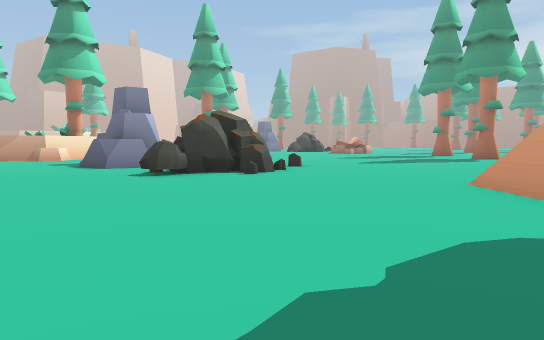
[1] (above)

23 first-person views from a walk through a Unity game level. The camera is 1.4 m above the floor, tilts 4° down and sees 70° across. The floor is counted in squares, 2 m on a side. Each view is taken from the middle of a square. On the plan, view 1 faces up. The plan holds only what a view shows up to about 11 squares ahead; the rest is blank. The place goes on beyond the plan. The player character is not drawn. Some surface patterns are stand-ins.

[2]
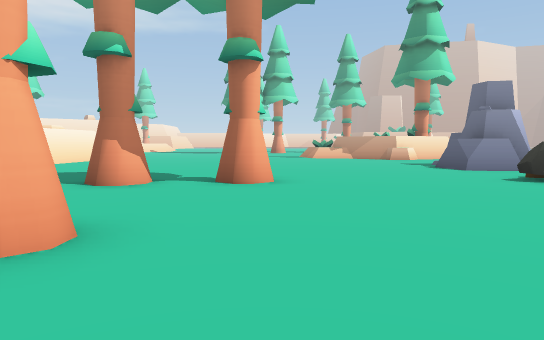

[3]
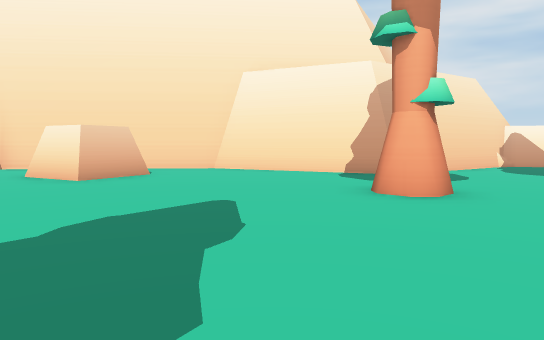

[4]
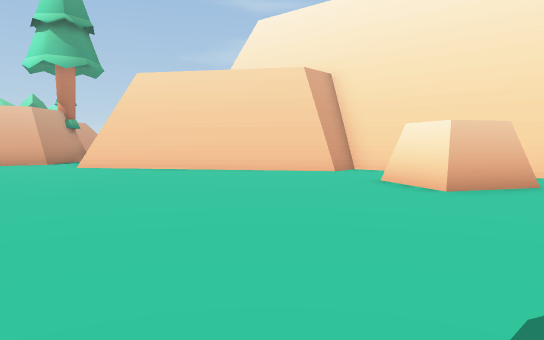

[5]
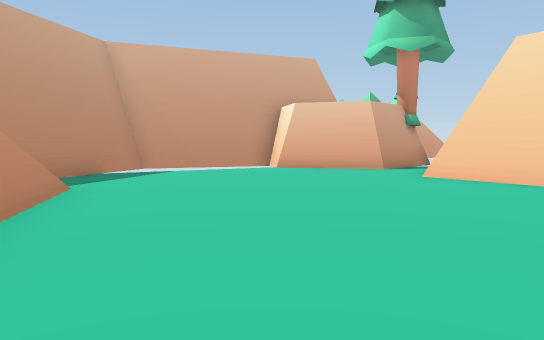

[6]
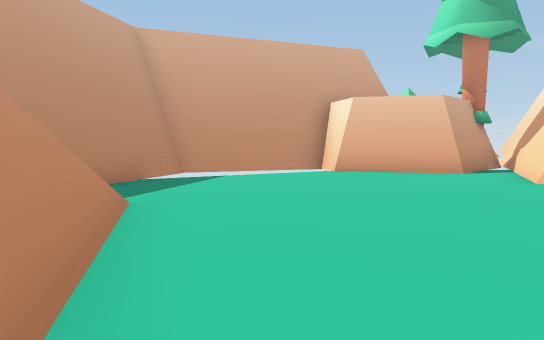

[7]
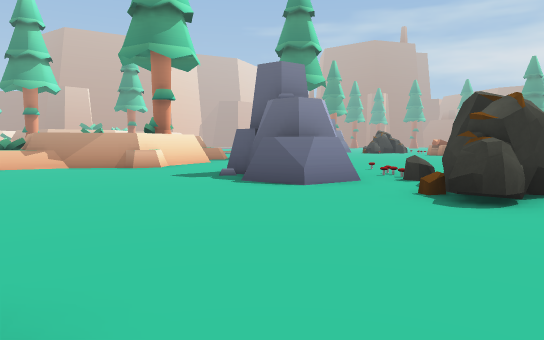

[8]
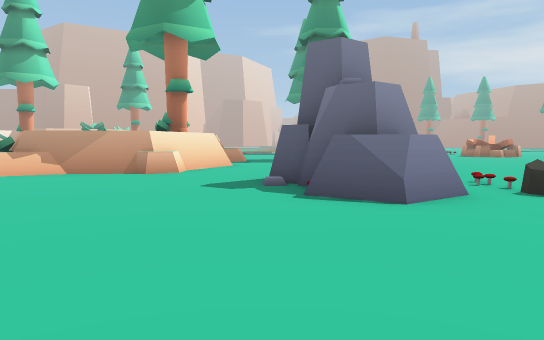

[9]
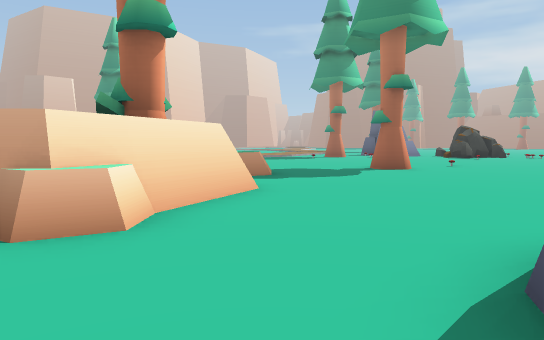

[10]
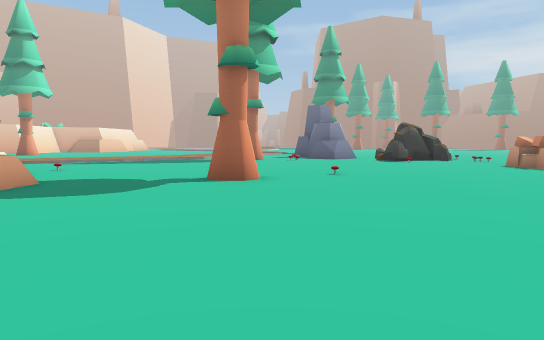

[11]
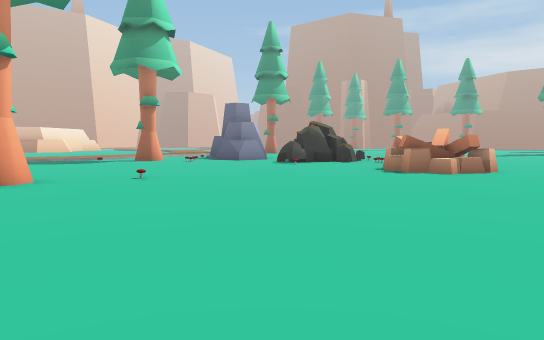

[12]
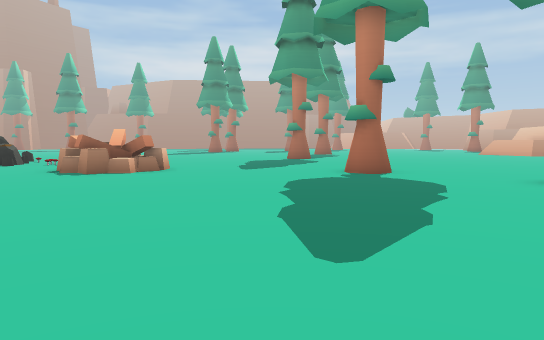

[13]
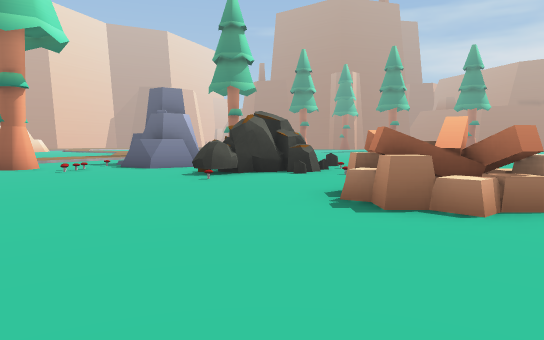

[14]
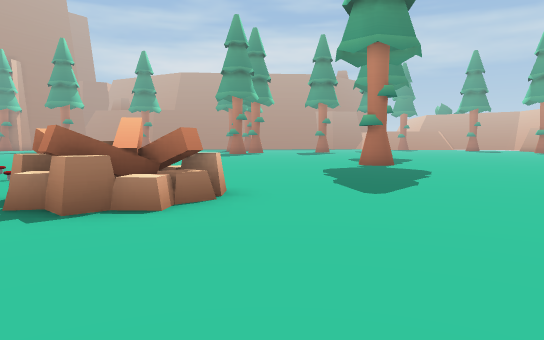

[15]
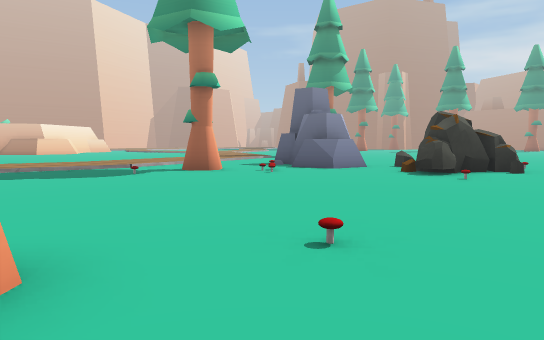

[16]
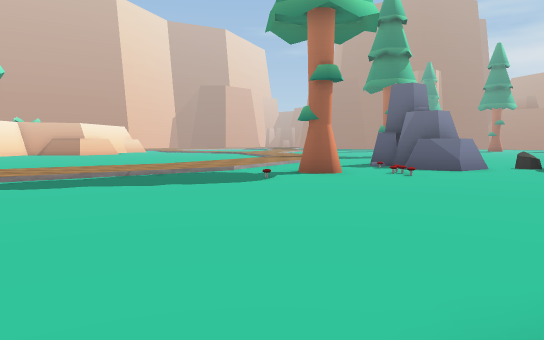

[17]
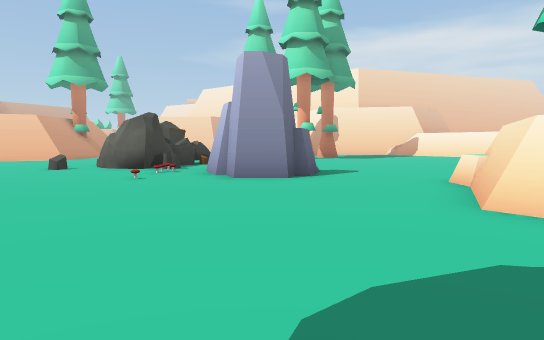

[18]
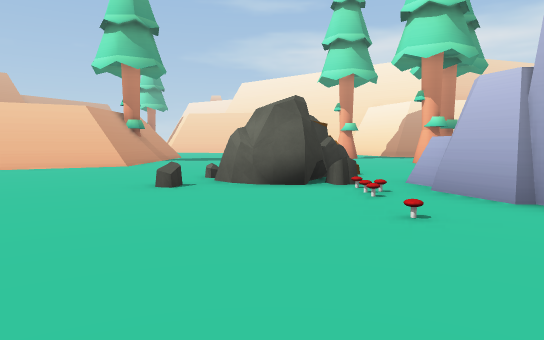

[19]
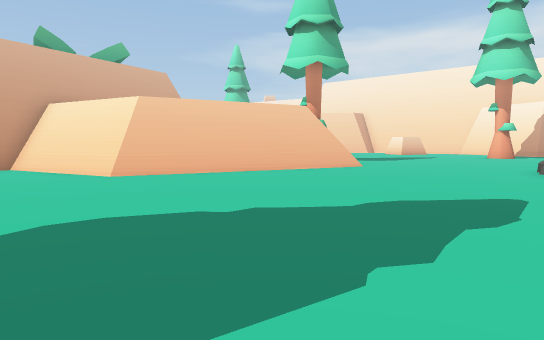

[20]
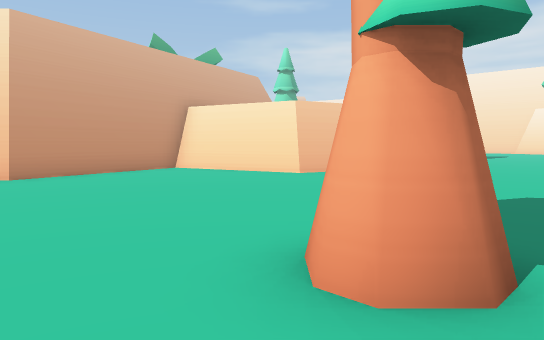

[21]
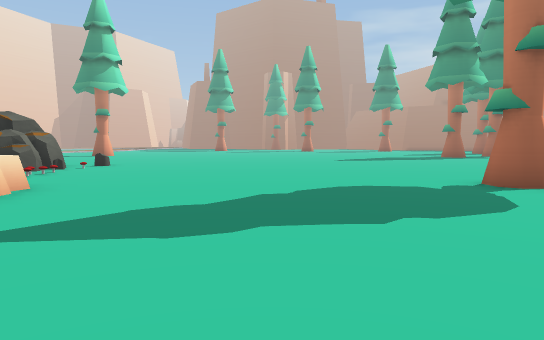

[22]
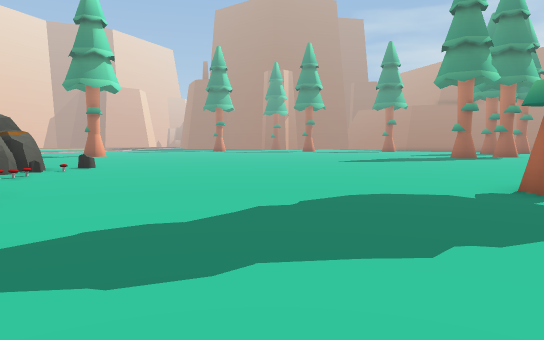

[23]
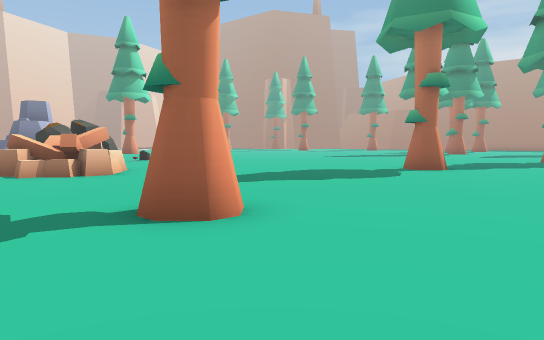

### Floor plan
Points are (right, up) in squares from view 1. A wall is a line through its corners. A room is listed if a view was taken in it or the views show most of it. See-through windows are left out.
Room 1 (views 1, 2, 3, 4, 5, 6, 7, 8, 9, 10, 11, 12, 13, 14, 15, 16, 17, 18, 19, 20, 21, 22, 23)
walls: (5.2, 6.8) (9.5, 9.3) (12.6, 7.5); (9.4, 9.6) (12.7, 7.7); (3.9, 5.6) (3.9, 6.1); (3.8, 5.4) (3.8, 6.2); (-7.8, 18.3) (-7.5, 18) (-8.8, 15.2) (-11.5, 14.9); (12.7, 7.4) (15.1, 11.5); (-7.3, -1.5) (-5.8, -5.8) (-3.9, -7.4); (9.5, -3.4) (7.7, -2.4); (9.4, -3.7) (7, -2.3); (-11, -0.5) (-9.1, -0.9); (-10.8, -0.8) (-9.4, -1.1); (-3.2, -5.2) (-1.6, -4.7) (-1.2, -6.2); (-0.6, -8.8) (6.4, -10.1) (7.3, -12.5); (13, -6.4) (11.4, -3.6); (-2.3, -8.8) (-1.3, -9.6); (-1.1, -9.5) (-0.4, -8.8); (-1.1, -9.9) (-0.4, -9.1) (6.2, -10.3); (6.7, -11.7) (7, -12.5); (8.3, -11.5) (10.2, -10.4); (11.5, -10.6) (13, -7.3); (11.7, -10.7) (12.4, -9.1)
low walls: (5.5, 7.6) (7, 8.5); (7.4, 8.8) (9.4, 9.9); (4.4, 7) (5.2, 7.5); (4.6, 6.9) (9.4, 9.6); (10, 9.5) (11.5, 8.6); (-7.5, 17.5) (-8.2, 15.8); (3.5, 5) (3.5, 6.4); (-8.4, 15.1) (-8.9, 14.8) (-9.1, 14.9) (-10.9, 14.7); (-7.1, 21.5) (-7.1, 20.6) (-7.7, 20.2); (11.7, 8.5) (12.6, 8); (-10.7, 14.9) (-11.6, 14.4); (12.6, 7.5) (14.9, 11.5); (-7.1, -1.6) (-5.6, -5.8); (9.4, -3.9) (6.4, -2.2); (-5.5, -5.7) (-4, -7); (-2, -8.7) (-1.2, -9.4) (-0.6, -8.8); (13, -6.7) (11.4, -3.9)
objects: tree (-8, 3); tree (-7, 5) to (-6, 5); other object (-6, 11) to (-4, 13); tree (-5, 0) to (-4, 1); tree (-4, 22) to (-4, 23); tree (-4, 31) to (-4, 32); other object (-3, 8) to (0, 11); other object (-1, 32) to (0, 33); other object (1, 30) to (5, 33); other object (4, 25) to (6, 27); tree (9, 17); tree (9, 21); tree (14, 27) to (14, 28)

Positions as (right, up) in squares from view 1, and headings:
1: (0, 0), facing up
2: (-1, 0), facing up-left
3: (1, 3), facing down-left
4: (1, 1), facing down
5: (3, -2), facing down-right
6: (5, -2), facing down-right
7: (-5, 4), facing up
8: (-6, 6), facing up
9: (-7, 12), facing up
10: (-3, 15), facing up
11: (1, 16), facing up
12: (1, 16), facing up-right
13: (3, 21), facing up
14: (3, 21), facing up-right
15: (-2, 21), facing up
16: (-5, 22), facing up
17: (-5, 22), facing down
18: (-1, 18), facing down
19: (6, 18), facing down
20: (10, 19), facing down
21: (10, 21), facing up
22: (10, 22), facing up
23: (10, 17), facing up
